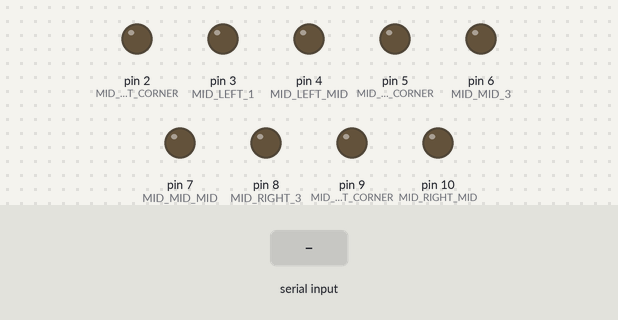
The sketch below on a simulated Arduino Uno, built with avr-gcc and run on an emulated ATmega328P. Shown: output pins drawn as LEDs (lit = HIGH). The test bench sets the inputs (shaded band).

Above: at 1.2 s.
1.3 s: "5\n" received over Serial
At 3.3 s:
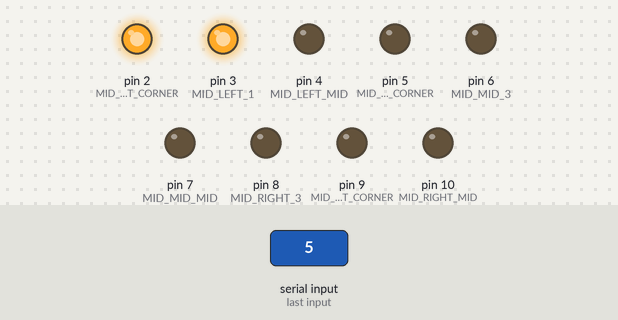
3.8 s: "6\n" received over Serial
At 5.2 s:
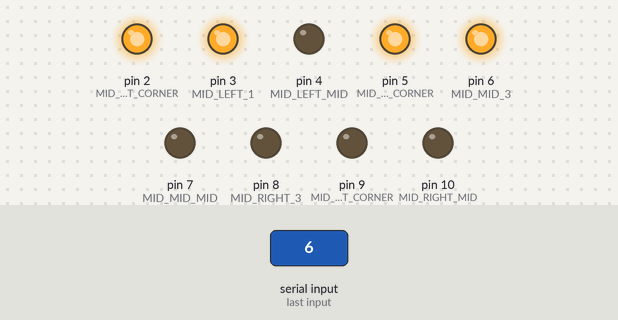
6.3 s: "7\n" received over Serial
At 8.3 s:
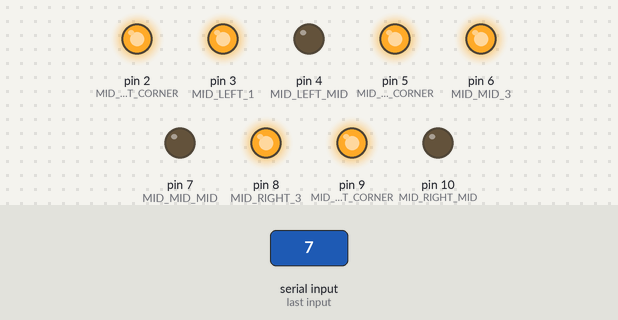
8.8 s: "33\n" received over Serial
At 9.5 s:
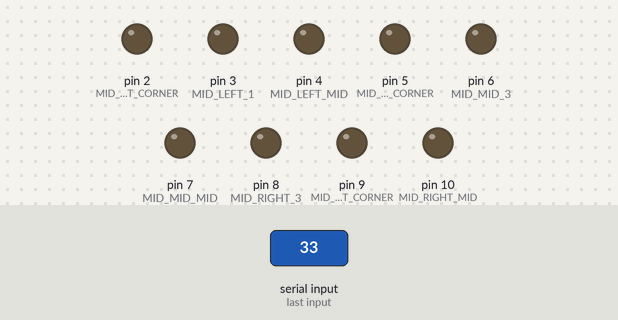
10.3 s: "6\n" received over Serial
At 12.5 s:
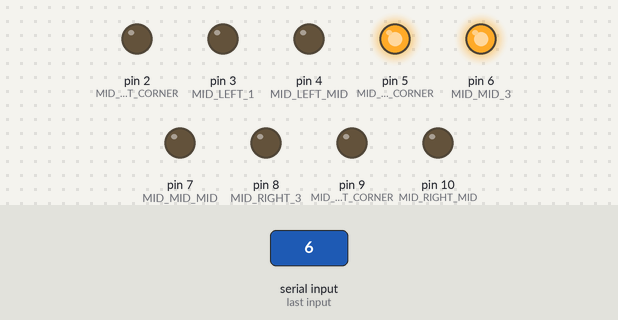
12.8 s: "7\n" received over Serial
At 14.4 s:
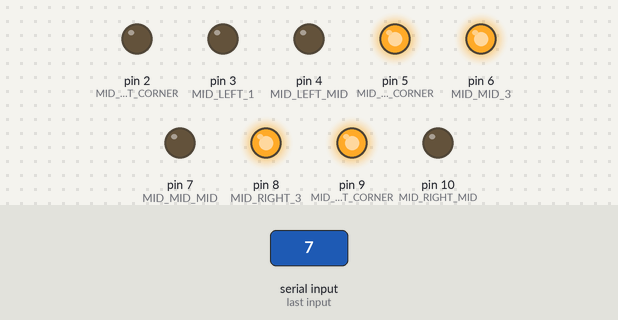
Timing chart, 0 to 15.9 s (numbered marks = the images above; inputs shaded):
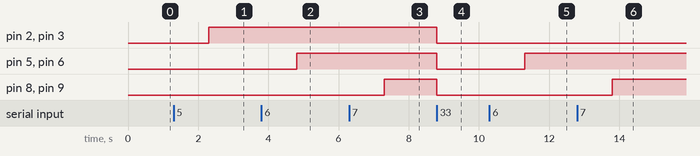

Measured:
- after the input at 1.3 s, pin 2 (MID_LEFT_CORNER), pin 3 (MID_LEFT_1): LOW → HIGH after 1.0 s
- after the input at 3.8 s, pin 5 (MID_MID_CORNER), pin 6 (MID_MID_3): LOW → HIGH after 1.0 s
- after the input at 6.3 s, pin 8 (MID_RIGHT_3), pin 9 (MID_RIGHT_CORNER): LOW → HIGH after 1.0 s
- after the input at 8.8 s, pin 2 (MID_LEFT_CORNER), pin 3 (MID_LEFT_1), pin 5 (MID_MID_CORNER), pin 6 (MID_MID_3), pin 8 (MID_RIGHT_3), pin 9 (MID_RIGHT_CORNER): HIGH → LOW at once
- after the input at 10.3 s, pin 5 (MID_MID_CORNER), pin 6 (MID_MID_3): LOW → HIGH after 1.0 s
- after the input at 12.8 s, pin 8 (MID_RIGHT_3), pin 9 (MID_RIGHT_CORNER): LOW → HIGH after 1.0 s

The sketch:

SLAVE2.ino
```cpp
int lamb;
int player;

#define MID_LEFT_CORNER 2
#define MID_LEFT_MID 4
#define MID_LEFT_1 3

#define MID_RIGHT_MID 10
#define MID_RIGHT_3 8
#define MID_RIGHT_CORNER 9

#define MID_MID_CORNER 5
#define MID_MID_MID 7
#define MID_MID_3 6

void setup()
{
  Serial.begin(9600);
  pinMode(MID_LEFT_1, OUTPUT);
  pinMode(MID_LEFT_MID, OUTPUT);
  pinMode(MID_LEFT_CORNER, OUTPUT);
  pinMode(MID_RIGHT_MID, OUTPUT);
  pinMode(MID_RIGHT_3, OUTPUT);
  pinMode(MID_RIGHT_CORNER, OUTPUT);
  pinMode(MID_MID_CORNER, OUTPUT);
  pinMode(MID_MID_MID, OUTPUT);
  pinMode(MID_MID_3, OUTPUT);
}

void loop()
{
  if (Serial.available() > 0)
  {
    lamb = Serial.parseInt();
    Serial.flush();
    if (lamb == 5)
    {
      player = Serial.parseInt();
      //Serial.println(player);
      if (player == 11)
      {
         digitalWrite(MID_LEFT_MID, HIGH);
         digitalWrite(MID_LEFT_CORNER, HIGH);
      }
      else
      {
         digitalWrite(MID_LEFT_CORNER, HIGH);
         digitalWrite(MID_LEFT_1, HIGH);
      }
    }
    else if (lamb == 6)
    {
      player = Serial.parseInt();
      //Serial.println(player);
      if (player == 11)
      {
         digitalWrite(MID_MID_CORNER, HIGH);
         digitalWrite(MID_MID_MID, HIGH);
      }
      else
      {
         digitalWrite(MID_MID_CORNER, HIGH);
         digitalWrite(MID_MID_3, HIGH);
      }
    }
 	else if (lamb == 7)
    {
      player = Serial.parseInt();
      //Serial.println(player);
      if (player == 11)
      {
         digitalWrite(MID_RIGHT_3, HIGH);
         digitalWrite(MID_RIGHT_MID, HIGH);
      }
      else
      {
         digitalWrite(MID_RIGHT_CORNER, HIGH);
         digitalWrite(MID_RIGHT_3, HIGH);
      }
    }
    else if (lamb == 33)
    {
         digitalWrite(MID_LEFT_1, LOW);
         digitalWrite(MID_LEFT_MID, LOW);
         digitalWrite(MID_LEFT_CORNER, LOW);
         digitalWrite(MID_MID_CORNER, LOW);
         digitalWrite(MID_MID_MID, LOW);
         digitalWrite(MID_MID_3, LOW);
         digitalWrite(MID_RIGHT_MID, LOW);
         digitalWrite(MID_RIGHT_3, LOW);
         digitalWrite(MID_RIGHT_CORNER, LOW);
    }
  }
  //delay (1000);
}	
```
